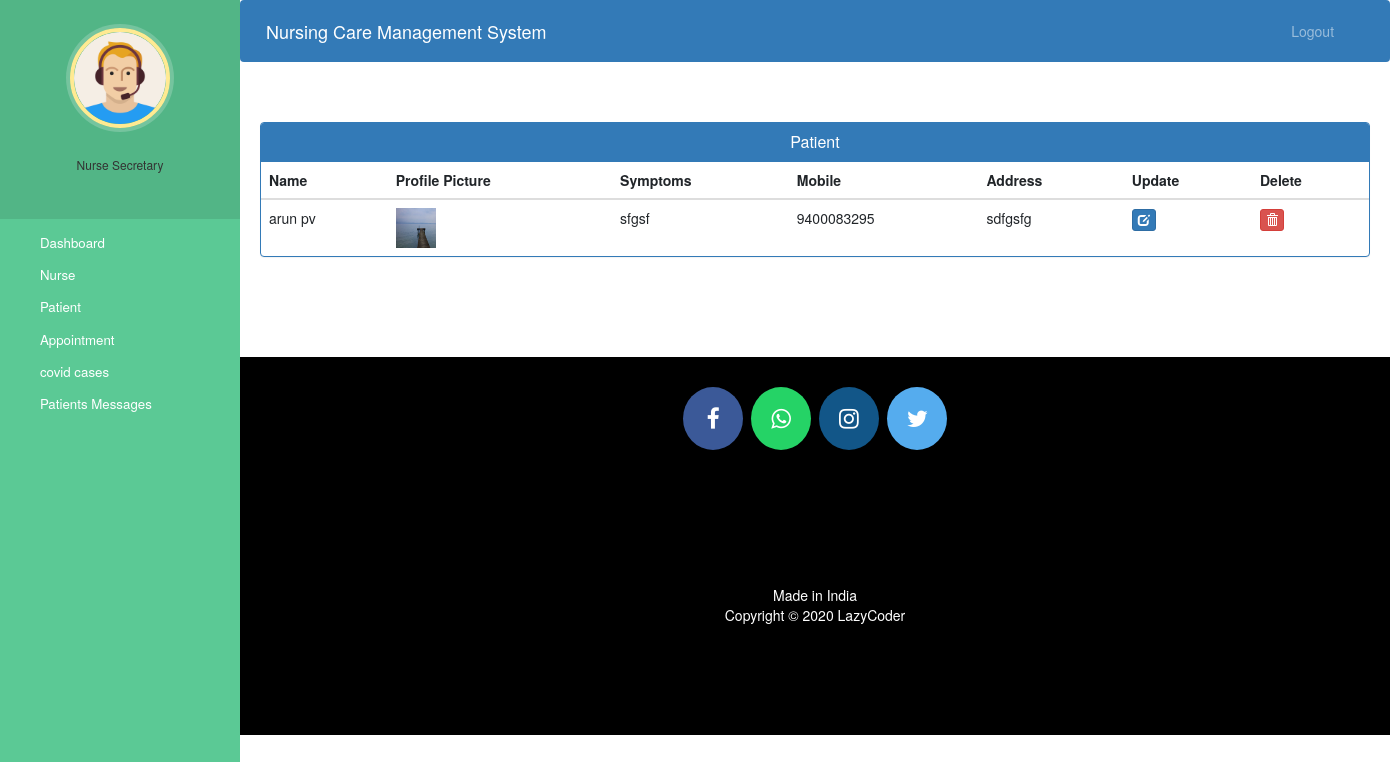
The page /admin-view-patient (signed in) on the database its author committed.
### hospital/models.py (models this page shows, shortened)
class Patient(models.Model):
    user=models.OneToOneField(User,on_delete=models.CASCADE)
    profile_pic= models.ImageField(upload_to='profile_pic/PatientProfilePic/',null=True,blank=True)
    address = models.CharField(max_length=40)
    mobile = models.CharField(max_length=20,null=True)
    symptoms = models.CharField(max_length=100,null=False)
    assignedDoctorId = models.PositiveIntegerField(null=True)
    admitDate=models.DateField(auto_now=True)
    status=models.BooleanField(default=False)
    @property
    def get_name(self):
        return self.user.first_name+" "+self.user.last_name

### hospital/views.py (the view)
# urls.py: path('admin-view-patient', views.admin_view_patient_view,name='admin-view-patient'),
@login_required(login_url='adminlogin')
@user_passes_test(is_admin)
def admin_view_patient_view(request):
    patients=models.Patient.objects.all().filter(status=True)
    return render(request,'hospital/admin_view_patient.html',{'patients':patients})

### hospital/views.py (called while the page is built)
def is_admin(user):
    return user.groups.filter(name='ADMIN').exists()

### templates/hospital/admin_view_patient.html (shortened to what this page needs)
{% extends 'hospital/admin_base.html' %}
{% block content %}
{%load static%}
<head>
  <link href="//netdna.bootstrapcdn.com/bootstrap/3.0.0/css/bootstrap.min.css" rel="stylesheet" id="bootstrap-css">
</head>
<div class="container">
  <div class="panel panel-primary">
    <div class="panel-heading">
      <h6 class="panel-title">Patient</h6>
    </div>
    <table class="table table-hover" id="dev-table">
      <thead>
        <tr>
          <th>Name</th>
          <th>Profile Picture</th>
          <th>Symptoms</th>
          <th>Mobile</th>
          <th>Address</th>
          <th>Update</th>
          <th>Delete</th>
        </tr>
      </thead>
      {% for p in patients %}
      <tr>
        <td> {{p.get_name}}</td>
        <td> <img src="{% static p.profile_pic.url %}" alt="Profile Pic" height="40px" width="40px" /></td>
        <td>{{p.symptoms}}</td>
        <td>{{p.mobile}}</td>
        <td>{{p.address}}</td>
        <td><a class="btn btn-primary btn-xs" href="{% url 'update-patient' p.id  %}"><span class="glyphicon glyphicon-edit"></span></a></td>
        <td><a class="btn btn-danger btn-xs" href="{% url 'delete-patient-from-hospital' p.id  %}"><span class="glyphicon glyphicon-trash"></span></a></td>
      </tr>
      {% endfor %}
    </table>
  </div>
</div>
{% endblock content %}

### static/style.css (style rules this page uses)
body { padding-left: 240px; }

### templates/hospital/admin_base.html (style rules this page uses)
a:link { text-decoration: none; }
a { color: white; }
body { padding-left: 240px; }

### templates/hospital/admin_view_patient.html (style rules this page uses)
a:link { text-decoration: none; }
h6 { text-align: center; }

### rows shown on the page
Patient: get_name "arun pv", profile_pic (picture), symptoms "sfgsf", mobile "9400083295", address "sdfgsfg"
